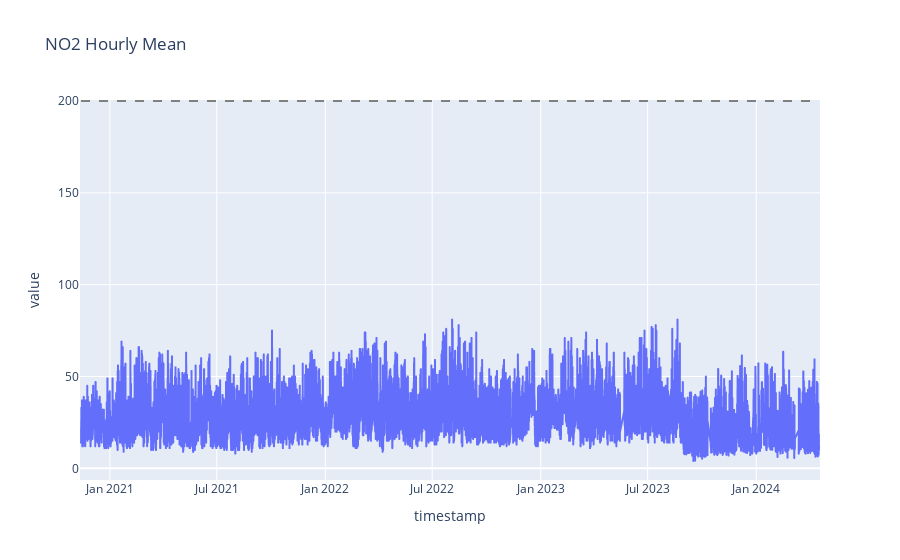
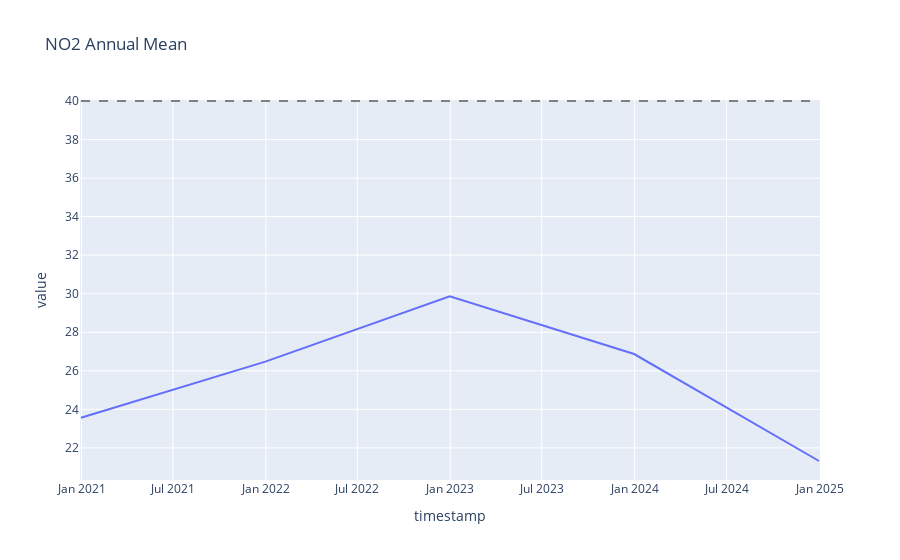
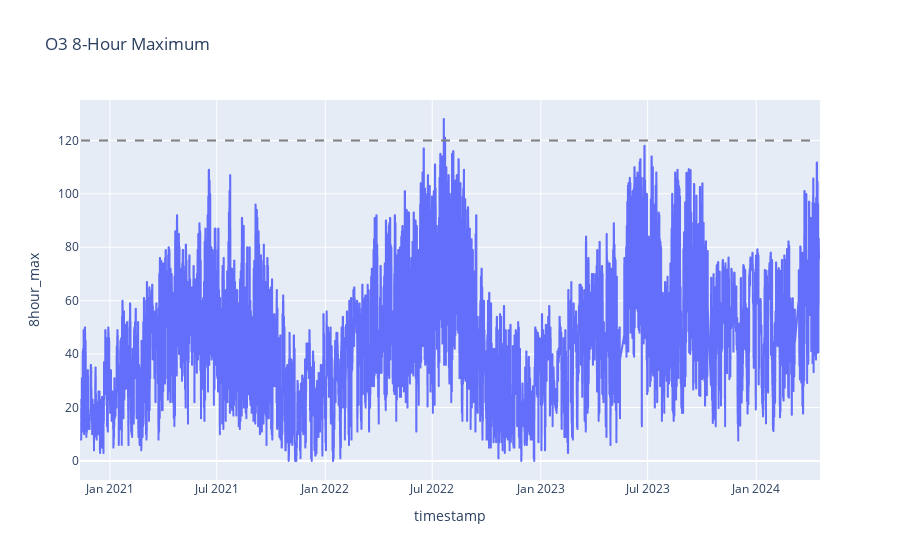
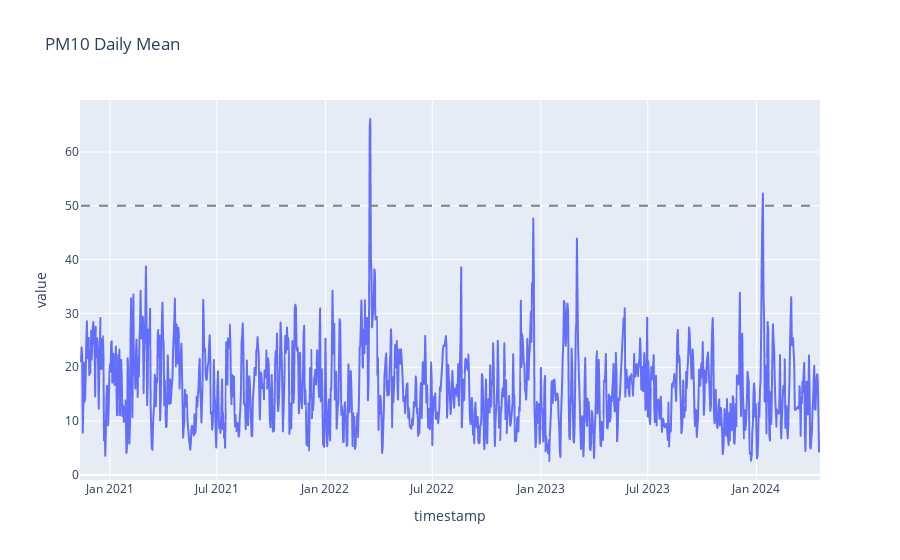

The code cell stored with these charts, in order, in its notebook:
### Code cell
# Define pollutant limits
limits = {
    'PM2.5': {'annual': 25},
    'PM10': {'daily': 50, 'annual': 40},
    'NO2': {'hourly': 200, 'annual': 40},
    'O3': {'8hour_max': 120}
}

def resample_data(df, freq, agg_func):
    """Resample the data based on the given frequency and aggregation function."""
    return df.resample(freq, on='timestamp').agg(agg_func).reset_index()

def add_limits(fig, limit_value, limit_label, df_pollutant_resampled):
    """Add horizontal limit lines to the plot."""
    fig.add_shape(type="line", x0=df_pollutant_resampled['timestamp'].min(), x1=df_pollutant_resampled['timestamp'].max(),
                  y0=limit_value, y1=limit_value, line=dict(color="Gray", dash="dash"), name=limit_label)

def count_exceedances(df, limit_value, column='value'):
    """Count the number of times the pollutant value exceeds the limit."""
    return (df[column] > limit_value).sum()

def plot_pollutant(df_pollutant, pollutant, limit_type, freq, agg_func, limit_label):
    """Plot the pollutant data and add limit lines and exceedance counts."""
    df_pollutant_resampled = resample_data(df_pollutant, freq, {'value': agg_func})
    title = f'{pollutant} {limit_type.capitalize()} Mean'
    fig = px.line(df_pollutant_resampled, x='timestamp', y='value', title=title)
    add_limits(fig, limits[pollutant][limit_type], f'{limit_type.capitalize()} Limit', df_pollutant_resampled)
    exceedances = count_exceedances(df_pollutant_resampled, limits[pollutant][limit_type])
    fig.show()
    print(f'{pollutant} exceeds the {limit_type} limit {exceedances} times.')

def plot_ozone(df_pollutant):
    """Special handling for Ozone (O3) to calculate the 8-hour rolling maximum."""
    df_pollutant = df_pollutant.set_index('timestamp')
    df_pollutant['8hour_max'] = df_pollutant['value'].rolling('8H').max()
    df_pollutant_resampled = df_pollutant.reset_index()
    title = f'O3 8-Hour Maximum'
    fig = px.line(df_pollutant_resampled, x='timestamp', y='8hour_max', title=title)
    add_limits(fig, limits['O3']['8hour_max'], '8-Hour Max Limit', df_pollutant_resampled)
    exceedances = count_exceedances(df_pollutant_resampled, limits['O3']['8hour_max'], column='8hour_max')
    fig.show()
    print(f'O3 exceeds the 8-hour maximum limit {exceedances} times.')

# Plot the filled multivariate time series
for pollutant in df_filled['pollutant'].unique():
    df_pollutant = df_filled[df_filled['pollutant'] == pollutant]
    if pollutant == 'PM2.5':
        plot_pollutant(df_pollutant, pollutant, 'annual', 'D', 'mean', 'Annual')
    elif pollutant == 'PM10':
        plot_pollutant(df_pollutant, pollutant, 'daily', 'D', 'mean', 'Daily')
        plot_pollutant(df_pollutant, pollutant, 'annual', 'Y', 'mean', 'Annual')
    elif pollutant == 'NO2':
        plot_pollutant(df_pollutant, pollutant, 'hourly', 'H', 'mean', 'Hourly')
        plot_pollutant(df_pollutant, pollutant, 'annual', 'Y', 'mean', 'Annual')
    elif pollutant == 'O3':
        plot_ozone(df_pollutant)

### Figure 1 — Plotly figure (JSON) as saved in the notebook; plotly's stock layout.template omitted (floating-point values rounded to 4 significant figures; data arrays with more than 128 entries replaced by an {"elided": "..."} marker saying what was removed)
{"data": [{"hovertemplate": "timestamp=%{x}<br>value=%{y}<extra></extra>", "legendgroup": "", "line": {"color": "#636efa", "dash": "solid"}, "marker": {"symbol": "circle"}, "mode": "lines", "name": "", "showlegend": false, "type": "scattergl", "x": {"elided": "30010 str values"}, "xaxis": "x", "y": {"elided": "30010 float values"}, "yaxis": "y"}], "layout": {"legend": {"tracegroupgap": 0}, "shapes": [{"line": {"color": "Gray", "dash": "dash"}, "name": "Hourly Limit", "type": "line", "x0": "2020-11-13T00:00:00", "x1": "2024-04-16T09:00:00", "y0": 200, "y1": 200}], "title": {"text": "NO2 Hourly Mean"}, "xaxis": {"anchor": "y", "domain": [0, 1], "title": {"text": "timestamp"}}, "yaxis": {"anchor": "x", "domain": [0, 1], "title": {"text": "value"}}}}

### Figure 2 — Plotly figure (JSON) as saved in the notebook; plotly's stock layout.template omitted (floating-point values rounded to 4 significant figures)
{"data": [{"hovertemplate": "timestamp=%{x}<br>value=%{y}<extra></extra>", "legendgroup": "", "line": {"color": "#636efa", "dash": "solid"}, "marker": {"symbol": "circle"}, "mode": "lines", "name": "", "orientation": "v", "showlegend": false, "type": "scatter", "x": ["2020-12-31T00:00:00", "2021-12-31T00:00:00", "2022-12-31T00:00:00", "2023-12-31T00:00:00", "2024-12-31T00:00:00"], "xaxis": "x", "y": [23.57, 26.48, 29.87, 26.87, 21.32], "yaxis": "y"}], "layout": {"legend": {"tracegroupgap": 0}, "shapes": [{"line": {"color": "Gray", "dash": "dash"}, "name": "Annual Limit", "type": "line", "x0": "2020-12-31T00:00:00", "x1": "2024-12-31T00:00:00", "y0": 40, "y1": 40}], "title": {"text": "NO2 Annual Mean"}, "xaxis": {"anchor": "y", "domain": [0, 1], "title": {"text": "timestamp"}}, "yaxis": {"anchor": "x", "domain": [0, 1], "title": {"text": "value"}}}}

### Figure 3 — Plotly figure (JSON) as saved in the notebook; plotly's stock layout.template omitted (floating-point values rounded to 4 significant figures; data arrays with more than 128 entries replaced by an {"elided": "..."} marker saying what was removed)
{"data": [{"hovertemplate": "timestamp=%{x}<br>8hour_max=%{y}<extra></extra>", "legendgroup": "", "line": {"color": "#636efa", "dash": "solid"}, "marker": {"symbol": "circle"}, "mode": "lines", "name": "", "showlegend": false, "type": "scattergl", "x": {"elided": "30010 str values"}, "xaxis": "x", "y": {"elided": "30010 float values"}, "yaxis": "y"}], "layout": {"legend": {"tracegroupgap": 0}, "shapes": [{"line": {"color": "Gray", "dash": "dash"}, "name": "8-Hour Max Limit", "type": "line", "x0": "2020-11-13T00:00:00", "x1": "2024-04-16T09:00:00", "y0": 120, "y1": 120}], "title": {"text": "O3 8-Hour Maximum"}, "xaxis": {"anchor": "y", "domain": [0, 1], "title": {"text": "timestamp"}}, "yaxis": {"anchor": "x", "domain": [0, 1], "title": {"text": "8hour_max"}}}}

### Figure 4 — Plotly figure (JSON) as saved in the notebook; plotly's stock layout.template omitted (floating-point values rounded to 4 significant figures; data arrays with more than 128 entries replaced by an {"elided": "..."} marker saying what was removed)
{"data": [{"hovertemplate": "timestamp=%{x}<br>value=%{y}<extra></extra>", "legendgroup": "", "line": {"color": "#636efa", "dash": "solid"}, "marker": {"symbol": "circle"}, "mode": "lines", "name": "", "showlegend": false, "type": "scattergl", "x": {"elided": "1251 str values"}, "xaxis": "x", "y": {"elided": "1251 float values"}, "yaxis": "y"}], "layout": {"legend": {"tracegroupgap": 0}, "shapes": [{"line": {"color": "Gray", "dash": "dash"}, "name": "Daily Limit", "type": "line", "x0": "2020-11-13T00:00:00", "x1": "2024-04-16T00:00:00", "y0": 50, "y1": 50}], "title": {"text": "PM10 Daily Mean"}, "xaxis": {"anchor": "y", "domain": [0, 1], "title": {"text": "timestamp"}}, "yaxis": {"anchor": "x", "domain": [0, 1], "title": {"text": "value"}}}}
